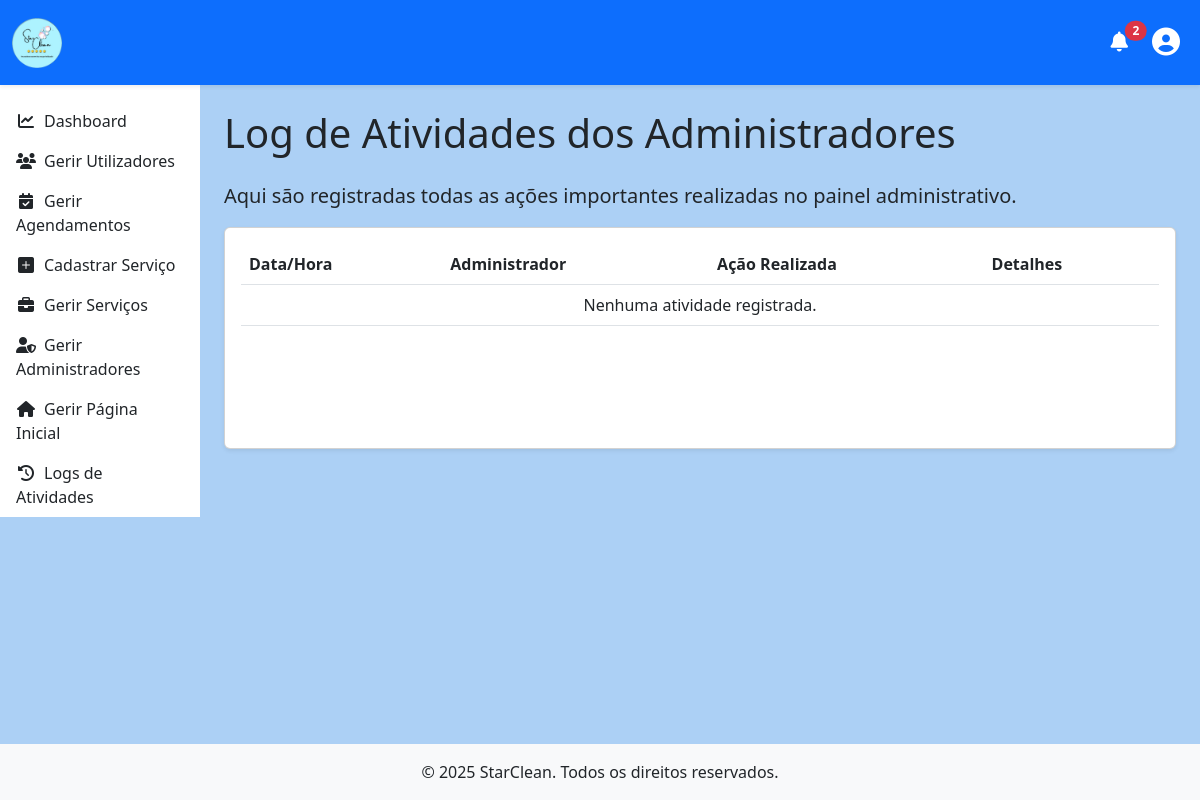
The page /admin/visualizar_logs.php (signed in) on the database as committed earlier.
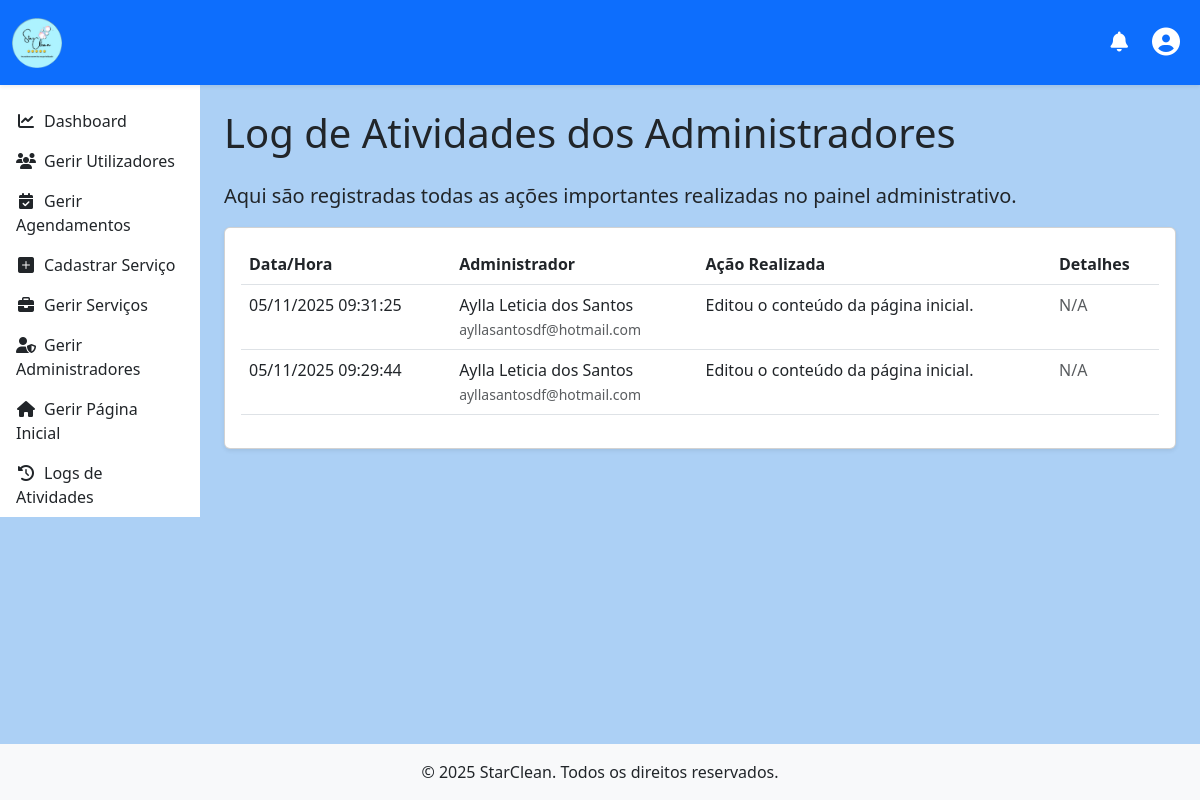
The same page on the database as committed later.
### tables this page shows
CREATE TABLE `log_atividades` (
  `id` int(11) NOT NULL,
  `admin_id` int(11) NOT NULL,
  `acao` varchar(255) NOT NULL,
  `detalhes` text DEFAULT NULL,
  `data_ocorrencia` timestamp NOT NULL DEFAULT current_timestamp()
);

CREATE TABLE `administrador` (
  `id` int(11) NOT NULL,
  `nome` varchar(45) NOT NULL,
  `sobrenome` varchar(45) NOT NULL,
  `email` varchar(150) NOT NULL,
  `password` varchar(255) NOT NULL,
  `tipo` enum('adminmaster','adminusuario','adminmoderador') NOT NULL DEFAULT 'adminmaster',
  `receber_notificacoes_email` tinyint(1) NOT NULL DEFAULT 1,
  `criado_em` timestamp NOT NULL DEFAULT current_timestamp(),
  `atualizado_em` timestamp NOT NULL DEFAULT current_timestamp() ON UPDATE current_timestamp()
);

### admin/visualizar_logs.php (the view, shortened to what the changed rows need)
<?php
$logs = [];
try {
    $pdo = obterConexaoPDO();
    $stmt = $pdo->query(
        "SELECT l.id, l.acao, l.detalhes, l.data_ocorrencia, a.nome as admin_nome, a.email as admin_email
         FROM log_atividades l
         JOIN administrador a ON l.admin_id = a.id
         ORDER BY l.data_ocorrencia DESC"
    );
    $logs = $stmt->fetchAll(PDO::FETCH_ASSOC);
} catch (PDOException $e) {
    $mensagem_erro = "Erro ao carregar os logs de atividades.";
    error_log($e->getMessage());
}
include '../includes/header.php';
include '../includes/navbar_logged_in.php';
?>
<main class="d-flex">
    <div class="container-fluid p-4">
        <h1 class="mb-4">Log de Atividades dos Administradores</h1>
        <div class="card shadow-sm">
            <div class="card-body">
                <div class="table-responsive">
                    <table class="table table-hover">
                        <thead>
                            <tr>
                                <th>Data/Hora</th>
                                <th>Administrador</th>
                                <th>Ação Realizada</th>
                                <th>Detalhes</th>
                            </tr>
                        </thead>
                        <tbody>
                            <?php if (empty($logs)): ?>
                                <tr><td colspan="4" class="text-center">Nenhuma atividade registrada.</td></tr>
                            <?php else: ?>
                                <?php foreach ($logs as $log): ?>
                                    <tr>
                                        <td><?= date('d/m/Y H:i:s', strtotime($log['data_ocorrencia'])) ?></td>
                                        <td><?= htmlspecialchars($log['admin_nome']) ?><br><small class="text-muted"><?= htmlspecialchars($log['admin_email']) ?></small></td>
                                        <td><?= htmlspecialchars($log['acao']) ?></td>
                                        <td>
                                            <?php if (!empty($log['detalhes'])): ?>
                                                <pre style="white-space: pre-wrap; word-break: break-all; background-color: #f8f9fa; padding: 10px; border-radius: 5px;"><?= htmlspecialchars(json_encode(json_decode($log['detalhes']), JSON_PRETTY_PRINT | JSON_UNESCAPED_UNICODE)) ?></pre>
                                            <?php else: ?>
                                                <span class="text-muted">N/A</span>
                                            <?php endif; ?>
                                        </td>
                                    </tr>
                                <?php endforeach; ?>
                            <?php endif; ?>
                        </tbody>
                    </table>
                </div>
            </div>
        </div>
    </div>
</main>
<?php include '../includes/footer.php'; ?>

### includes/navbar_logged_in.php (shortened to what the changed rows need)
<?php
if (isset($_SESSION['usuario_id'])) {
    $id_usuario = $_SESSION['usuario_id'];
    $tipo_usuario = $_SESSION['usuario_tipo'];
    $pdo = obterConexaoPDO();
    $notifications = [];
    try {
        if ($tipo_usuario === 'prestador') {
            $link_destino = BASE_URL . '/prestador/gerir_agendamentos.php';
            $stmt = $pdo->prepare("SELECT a.data as data, c.nome AS nome_cliente FROM Agendamento a JOIN Cliente c ON a.Cliente_id = c.id WHERE a.Prestador_id = ? AND a.status = 'pendente' AND a.notificacao_prestador_lida = FALSE ORDER BY a.data DESC LIMIT 5");
            $stmt->execute([$id_usuario]);
            $notifications = $stmt->fetchAll(PDO::FETCH_ASSOC);
        } elseif ($tipo_usuario === 'admin') {
            $stmt = $pdo->prepare(
                "SELECT a.data, s.titulo, s.preco, p.nome AS nome_prestador
                 FROM Agendamento a
                 JOIN Servico s ON a.Servico_id = s.id
                 JOIN Prestador p ON a.Prestador_id = p.id
                 WHERE a.status = 'realizado' AND a.notificacao_admin_lida = FALSE ORDER BY a.data DESC LIMIT 5"
            );
            $stmt->execute();
            $notifications = $stmt->fetchAll(PDO::FETCH_ASSOC);
        }
    } catch (PDOException $e) {
        error_log("Erro ao buscar notificações: " . $e->getMessage());
    }
}
?>
<nav class="navbar navbar-expand-lg navbar-light bg-primary shadow-sm">
    <div class="container-fluid">
        <div class="d-flex align-items-center">
            <div class="dropdown me-3">
                <a href="#" class="nav-link" id="notificationDropdown" role="button" data-bs-toggle="dropdown" aria-expanded="false">
                    <i class="fas fa-bell fs-5 text-white me-2"></i>
                    <?php if (!empty($notifications)): ?>
                        <span class="badge bg-danger rounded-pill position-absolute top-0 start-100 translate-middle">
                            <?= count($notifications) ?>
                        </span>
                    <?php endif; ?>
                </a>
            </div>
        </div>
    </div>
</nav>

Rows that differ between the two databases and show on the page:
added log_atividades: data_ocorrencia "05/11/2025 09:31:25", admin.nome "Aylla Leticia dos Santos", admin.email "ayllasantosdf@hotmail.com", acao "Editou o conteúdo da página inicial.", shows "N/A"
added log_atividades: data_ocorrencia "05/11/2025 09:29:44", admin.nome "Aylla Leticia dos Santos", admin.email "ayllasantosdf@hotmail.com", acao "Editou o conteúdo da página inicial.", shows "N/A"
Other text that changed with them:
count($notifications): "2" → (not shown)
text no longer shown: "Nenhuma atividade registrada."
